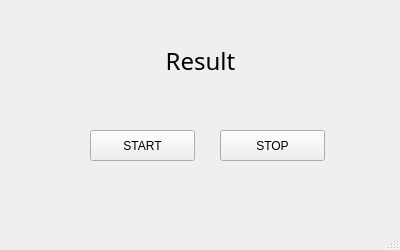
<?xml version="1.0" encoding="UTF-8"?>
<ui version="4.0">
 <class>MainWindow</class>
 <widget class="QMainWindow" name="MainWindow">
  <property name="geometry">
   <rect>
    <x>0</x>
    <y>0</y>
    <width>400</width>
    <height>250</height>
   </rect>
  </property>
  <property name="windowTitle">
   <string>MainWindow</string>
  </property>
  <widget class="QWidget" name="centralwidget">
   <widget class="QPushButton" name="btnStart">
    <property name="geometry">
     <rect>
      <x>90</x>
      <y>130</y>
      <width>105</width>
      <height>31</height>
     </rect>
    </property>
    <property name="text">
     <string>START</string>
    </property>
   </widget>
   <widget class="QPushButton" name="btnStop">
    <property name="geometry">
     <rect>
      <x>220</x>
      <y>130</y>
      <width>105</width>
      <height>31</height>
     </rect>
    </property>
    <property name="text">
     <string>STOP</string>
    </property>
   </widget>
   <widget class="QLabel" name="lblResult">
    <property name="geometry">
     <rect>
      <x>50</x>
      <y>40</y>
      <width>301</width>
      <height>41</height>
     </rect>
    </property>
    <property name="font">
     <font>
      <family>나눔고딕</family>
      <pointsize>18</pointsize>
     </font>
    </property>
    <property name="text">
     <string>Result</string>
    </property>
    <property name="alignment">
     <set>Qt::AlignCenter</set>
    </property>
   </widget>
  </widget>
  <widget class="QMenuBar" name="menubar">
   <property name="geometry">
    <rect>
     <x>0</x>
     <y>0</y>
     <width>400</width>
     <height>29</height>
    </rect>
   </property>
  </widget>
  <widget class="QStatusBar" name="statusbar"/>
 </widget>
 <resources/>
 <connections/>
</ui>
